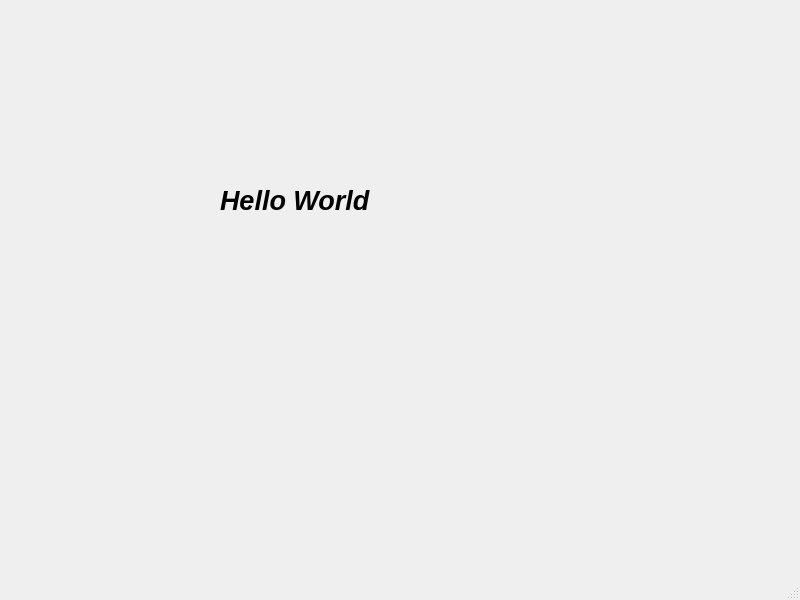
<?xml version="1.0" encoding="UTF-8"?>
<ui version="4.0">
 <class>MainWindow</class>
 <widget class="QMainWindow" name="MainWindow">
  <property name="geometry">
   <rect>
    <x>0</x>
    <y>0</y>
    <width>800</width>
    <height>600</height>
   </rect>
  </property>
  <property name="windowTitle">
   <string>MainWindow</string>
  </property>
  <widget class="QWidget" name="centralwidget">
   <widget class="QLabel" name="label">
    <property name="geometry">
     <rect>
      <x>220</x>
      <y>160</y>
      <width>181</width>
      <height>81</height>
     </rect>
    </property>
    <property name="font">
     <font>
      <pointsize>20</pointsize>
      <italic>true</italic>
      <bold>true</bold>
     </font>
    </property>
    <property name="text">
     <string>Hello World</string>
    </property>
    <property name="textFormat">
     <enum>Qt::AutoText</enum>
    </property>
   </widget>
  </widget>
  <widget class="QMenuBar" name="menubar">
   <property name="geometry">
    <rect>
     <x>0</x>
     <y>0</y>
     <width>800</width>
     <height>24</height>
    </rect>
   </property>
  </widget>
  <widget class="QStatusBar" name="statusbar"/>
 </widget>
 <resources/>
 <connections/>
</ui>
